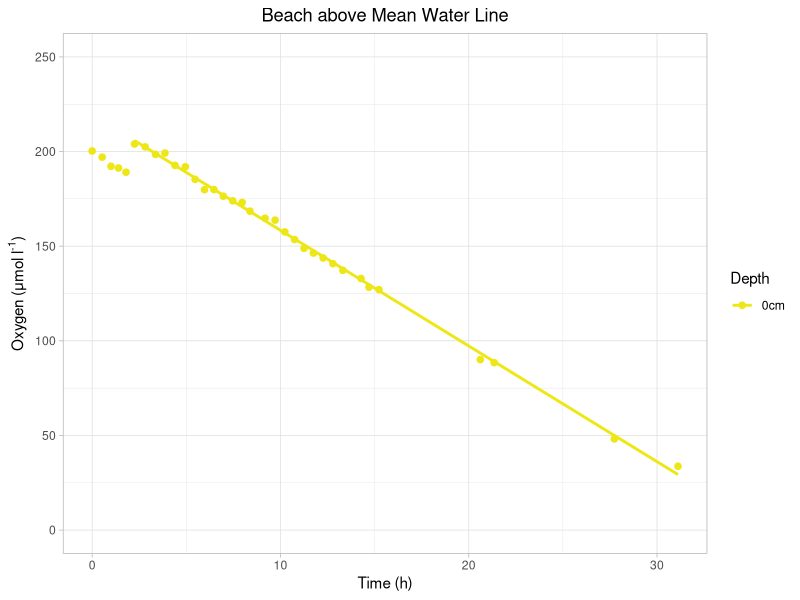
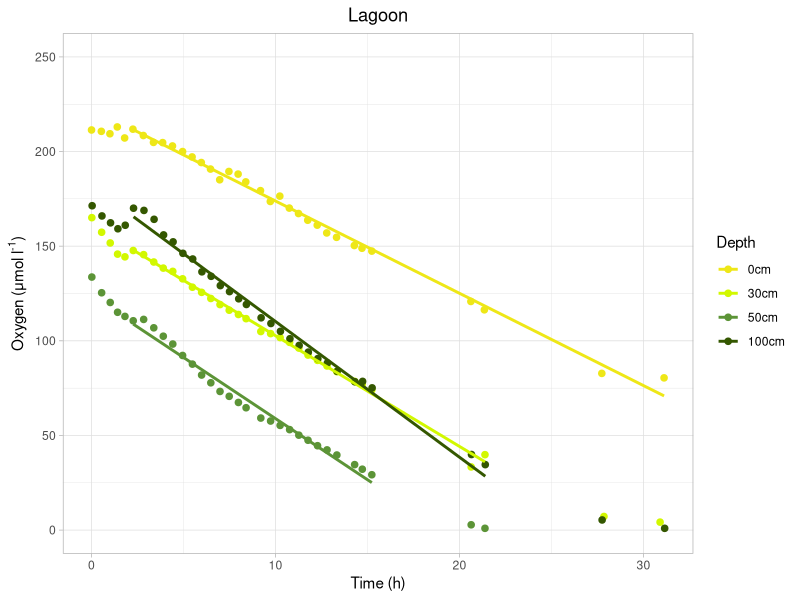
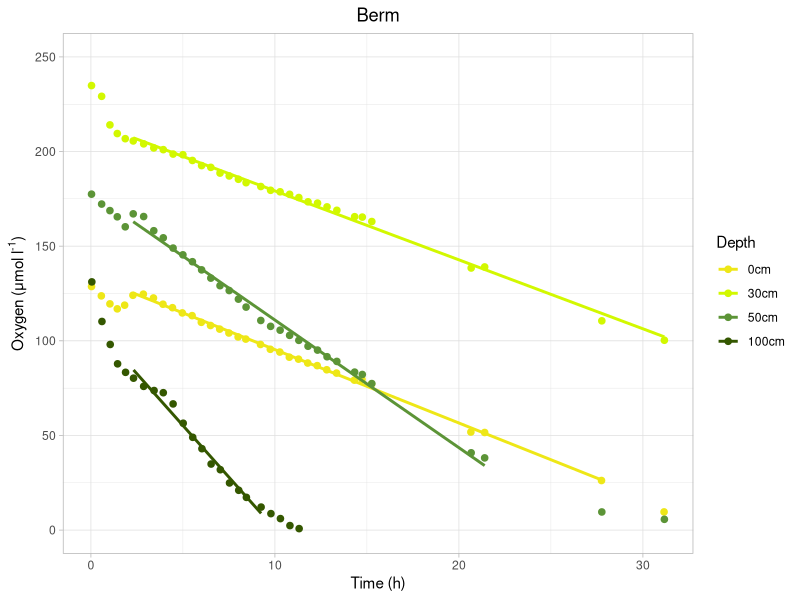
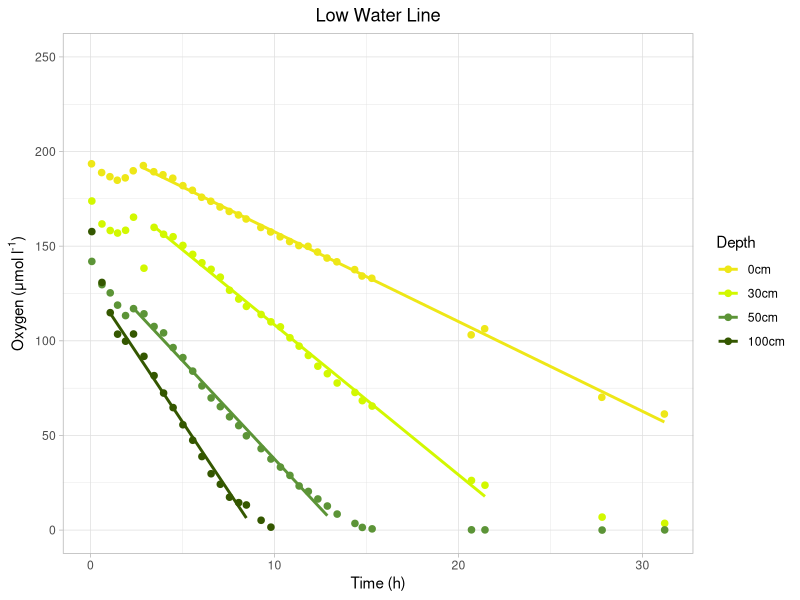
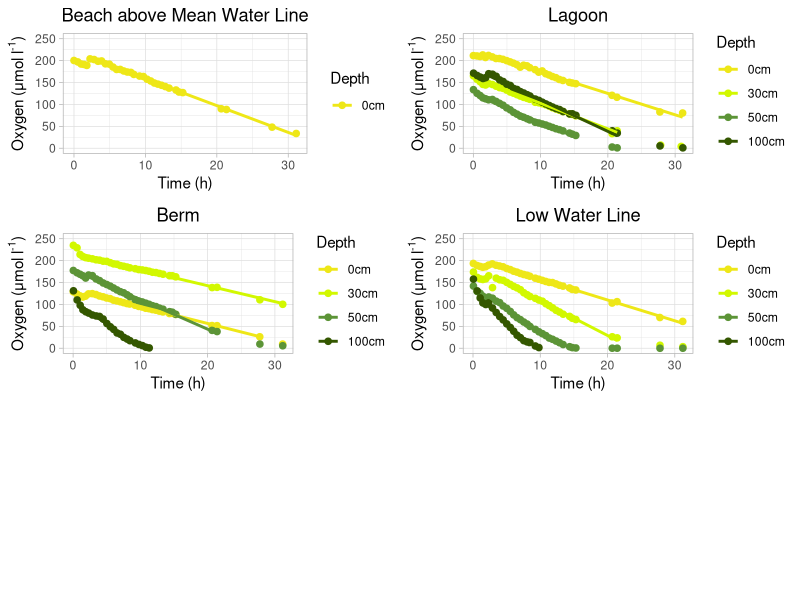
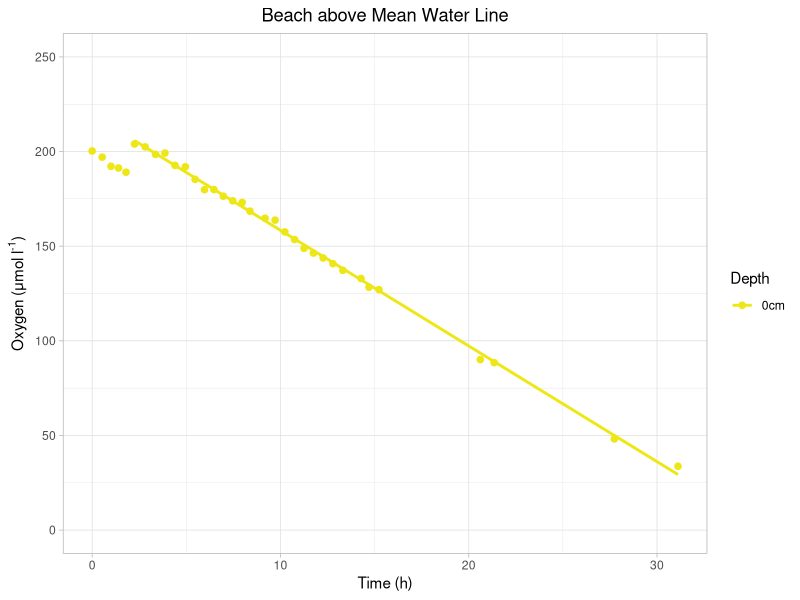
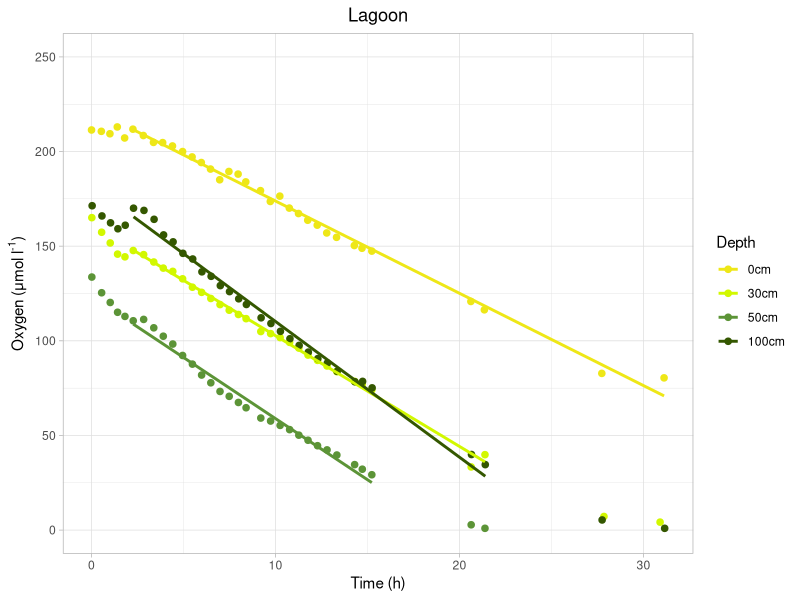
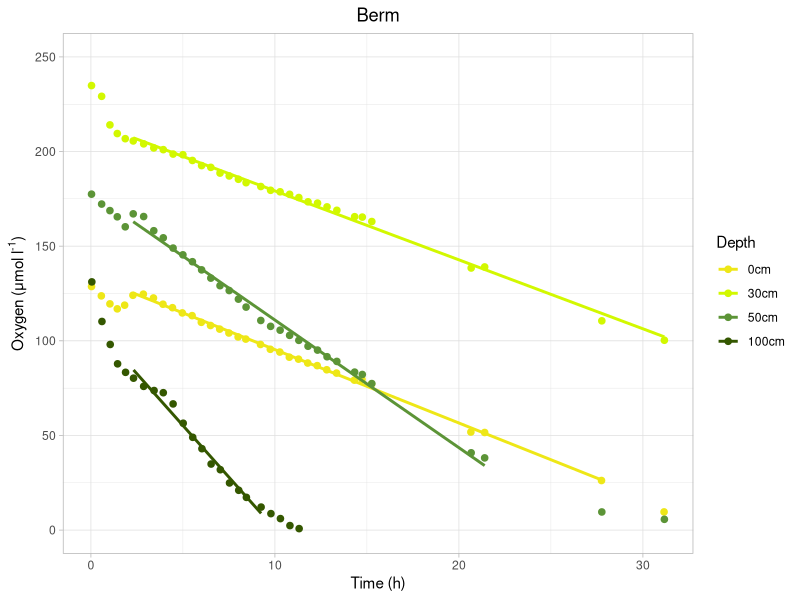

Write the R code that produced these figures, in order.
library(dplyr)
library(ggplot2)

setwd("/home/kai/Desktop/grad_school/marmic/lab_rotations/rotation_3/Spiekeroog_biogeo/week4/exp3")

mydata = read.csv("exp_3_data.csv")

#add column for time in hours
mydata <- mutate(mydata, time.hours = time.minutes / 60)

# data for plots:
beach_above_mwl <- filter(mydata, station==2)
lagoon          <- filter(mydata, station %in% c(3, 143))
berm            <- filter(mydata, station %in% c(4, 164))
low_water_line  <- filter(mydata, station %in% c(5, 169))

# change depth factor levels to be in order
beach_above_mwl <- mutate(beach_above_mwl, depth = factor(depth , levels = c('0cm', '30cm', '50cm', '100cm')))
lagoon <- mutate(lagoon, depth = factor(depth , levels = c('0cm', '30cm', '50cm', '100cm')))
berm <- mutate(berm, depth = factor(depth , levels = c('0cm', '30cm', '50cm', '100cm')))
low_water_line <- mutate(low_water_line, depth = factor(depth , levels = c('0cm', '30cm', '50cm', '100cm')))

#exclude values which are less than 10μM in the regressions
beach_above_mwl_reg <- filter(beach_above_mwl, oxygen > 10, time.minutes >= 135 )
lagoon_reg <- filter(lagoon, oxygen > 10, time.minutes >= 135)
berm_reg <- filter(berm, oxygen > 10, time.minutes >= 137)
low_water_line_reg <- filter(low_water_line, oxygen > 10,
                             
                             depth=="0cm" & time.minutes >= 172 |
                             depth=="30cm" & time.minutes >= 207 |
                             depth=="50cm" & time.minutes >= 140 |
                             depth=="100cm" & time.minutes >= 64
                             )

#plots
plot_beach_above_mwl<- beach_above_mwl %>%
  ggplot(aes(time.hours, oxygen, colour = depth)) +
  geom_point(size=1, stroke=1.2 ) +
  theme_light() +
  scale_x_continuous("Time (h)") +
  scale_y_continuous(expression(paste("Oxygen (μmol l"^"-1" *")" )), limits = c(0, 250)) +
  geom_smooth(data=beach_above_mwl_reg, se = FALSE, method = "lm") +
  ggtitle("Beach above Mean Water Line") + theme(plot.title = element_text(hjust = 0.5)) +
  labs(colour ="Depth") + scale_colour_manual(values = c("#eee717", "#d2f800", "#5c9437", "#345700"))

#values = c("#2A1D18", "#505346", "#6D7C71", "#848C7F")

plot_lagoon<- lagoon %>%
  ggplot(aes(time.hours, oxygen, colour = depth)) +
  geom_point(size=1, stroke=1.2 ) +
  theme_light() +
  scale_x_continuous("Time (h)") +
  scale_y_continuous(expression(paste("Oxygen (μmol l"^"-1" *")" )), limits = c(0, 250)) +
  geom_smooth(data= lagoon_reg, se = FALSE, method = "lm") +
  ggtitle("Lagoon") + theme(plot.title = element_text(hjust = 0.5)) +
  labs(colour ="Depth") + scale_colour_manual(values = c("#eee717", "#d2f800", "#5c9437", "#345700"))

plot_berm<- berm %>%
  ggplot(aes(time.hours, oxygen, colour = depth)) +
  geom_point(size=1, stroke=1.2 ) +
  theme_light() +
  scale_x_continuous("Time (h)") +
  scale_y_continuous(expression(paste("Oxygen (μmol l"^"-1" *")" )), limits = c(0, 250)) +
  geom_smooth(data=berm_reg,se = FALSE, method = "lm") +
  ggtitle("Berm") + theme(plot.title = element_text(hjust = 0.5)) +
  labs(colour ="Depth") + scale_colour_manual(values = c("#eee717", "#d2f800", "#5c9437", "#345700"))

plot_low_water_line<- low_water_line %>%
  ggplot(aes(time.hours, oxygen, colour = depth)) +
  geom_point(size=1, stroke=1.2 ) +
  theme_light() +
  scale_x_continuous("Time (h)") +
  scale_y_continuous(expression(paste("Oxygen (μmol l"^"-1" *")" )), limits = c(0, 250)) +
  geom_smooth(data= low_water_line_reg,se = FALSE, method = "lm") +
  ggtitle("Low Water Line") + theme(plot.title = element_text(hjust = 0.5)) +
  labs(colour ="Depth") + scale_colour_manual(values = c("#eee717", "#d2f800", "#5c9437", "#345700"))

#view plots
plot(plot_beach_above_mwl)
plot(plot_lagoon)
plot(plot_berm)
plot(plot_low_water_line)

#save plots
ggsave(filename = "/home/kai/Desktop/grad_school/marmic/lab_rotations/rotation_3/Spiekeroog_biogeo/week4/exp3/rate_plots/beach_above_mwl.jpeg", 
       plot =  plot_beach_above_mwl, width = 6, height = 4)
ggsave(filename = "/home/kai/Desktop/grad_school/marmic/lab_rotations/rotation_3/Spiekeroog_biogeo/week4/exp3/rate_plots/lagoon.jpeg", 
       plot =  plot_lagoon, width = 6, height = 4)
ggsave(filename = "/home/kai/Desktop/grad_school/marmic/lab_rotations/rotation_3/Spiekeroog_biogeo/week4/exp3/rate_plots/berm.jpeg", 
       plot =  plot_berm, width = 6, height = 4)
ggsave(filename = "/home/kai/Desktop/grad_school/marmic/lab_rotations/rotation_3/Spiekeroog_biogeo/week4/exp3/rate_plots/low_water_line.jpeg", 
       plot =  plot_low_water_line, width = 6, height = 4)


######## multiplot:
#library(grid)
multiplot <- function(..., plotlist=NULL, file, cols=2, layout= matrix(c(1,2,3,4,0,0), nrow=3, byrow=TRUE)) {
  require(grid)
  
  # Make a list from the ... arguments and plotlist
  plots <- c(list(...), plotlist)
  
  numPlots = length(plots)
  
  # If layout is NULL, then use 'cols' to determine layout
  if (is.null(layout)) {
    # Make the panel
    # ncol: Number of columns of plots
    # nrow: Number of rows needed, calculated from # of cols
    layout <- matrix(seq(1, cols * ceiling(numPlots/cols)),
                     ncol = cols, nrow = ceiling(numPlots/cols))
  }
  
  if (numPlots==1) {
    print(plots[[1]])
    
  } else {
    # Set up the page
    grid.newpage()
    pushViewport(viewport(layout = grid.layout(nrow(layout), ncol(layout))))
    
    # Make each plot, in the correct location
    for (i in 1:numPlots) {
      # Get the i,j matrix positions of the regions that contain this subplot
      matchidx <- as.data.frame(which(layout == i, arr.ind = TRUE))
      
      print(plots[[i]], vp = viewport(layout.pos.row = matchidx$row,
                                      layout.pos.col = matchidx$col))
    }
  }
}

mult_plot <- multiplot(plot_beach_above_mwl,plot_lagoon,plot_berm,plot_low_water_line, cols=2)
#export pdf using cairo-pdf


#################### rate calculations: ################################

#split up dataframe into the individual lines
beach_above_mwl_0 <- filter(beach_above_mwl_reg, station==2, oxygen > 10)

lagoon_0 <- filter(lagoon_reg, station==3 & depth=="0cm", oxygen > 10)
lagoon_30 <- filter(lagoon_reg, station==143 & depth=="30cm", oxygen > 10)
lagoon_50 <- filter(lagoon_reg, station==143 & depth=="50cm", oxygen > 10)
lagoon_100 <- filter(lagoon_reg, station==143 & depth=="100cm", oxygen > 10)

berm_0 <- filter(berm_reg, station==4 & depth=="0cm", oxygen > 10)
berm_30 <- filter(berm_reg, station==164 & depth=="30cm", oxygen > 10)
berm_50 <- filter(berm_reg, station==164 & depth=="50cm", oxygen > 10)
berm_100 <- filter(berm_reg, station==164 & depth=="100cm", oxygen > 10)

low_water_line_0 <- filter(low_water_line_reg, station==5 & depth=="0cm", oxygen > 10)
low_water_line_30 <- filter(low_water_line_reg, station==169 & depth=="30cm", oxygen > 10)
low_water_line_50 <- filter(low_water_line_reg, station==169 & depth=="50cm", oxygen > 10)
low_water_line_100 <- filter(low_water_line_reg, station==169 & depth=="100cm", oxygen > 10)

#### linear regressions ####
beach_above_mwl_0_reg <-lm(oxygen~time.hours, data=beach_above_mwl_0)

lagoon_0_reg <-lm(oxygen~time.hours, data=lagoon_0)
lagoon_30_reg <-lm(oxygen~time.hours, data=lagoon_30)
lagoon_50_reg <-lm(oxygen~time.hours, data=lagoon_50)
lagoon_100_reg <-lm(oxygen~time.hours, data=lagoon_100)

berm_0_reg <-lm(oxygen~time.hours, data=berm_0)
berm_30_reg <-lm(oxygen~time.hours, data=berm_30)
berm_50_reg <-lm(oxygen~time.hours, data=berm_50)
berm_100_reg <-lm(oxygen~time.hours, data=berm_100)

low_water_line_0_reg <-lm(oxygen~time.hours, data=low_water_line_0)
low_water_line_30_reg <-lm(oxygen~time.hours, data=low_water_line_30)
low_water_line_50_reg <-lm(oxygen~time.hours, data=low_water_line_50)
low_water_line_100_reg <-lm(oxygen~time.hours, data=low_water_line_100)


#cat together all the regression objects as a matrix
matrix_of_regressions <- cbind(
  beach_above_mwl_0_reg,
  lagoon_0_reg,
  lagoon_30_reg,
  lagoon_50_reg,
  lagoon_100_reg,
  berm_0_reg,
  berm_30_reg,
  berm_50_reg,
  berm_100_reg,
  low_water_line_0_reg,
  low_water_line_30_reg,
  low_water_line_50_reg,
  low_water_line_100_reg
)
#take the regression values out of the matrix of lm objects
regression_values <- 
  as.data.frame(t(as.data.frame(matrix_of_regressions[1,]))) %>% select(time.hours)

# extract the sample names from the large dataframe
samples <- mydata %>% distinct(station, depth)

# make the table of rates
rates_table <- cbind(samples, regression_values)

rates_table <- rename(rates_table, oxygen_consumption_rate_uM_per_h = time.hours)

#write out to csv *don't run again I manually added the labels to the csv
#write.csv(rates_table, file = "March_Spiekeroog_rates_2.csv", row.names = FALSE)

# # different attempt to multiplot
# #install.packages("sjPlot")
# #from https://rdrr.io/cran/sjPlot/man/plot_grid.html 
# library(sjPlot)
# 
# x= c(plot_beach_above_mwl, plot_lagoon, plot_berm, plot_low_water_line)
# 
# sjPlot::plot_grid(x)

